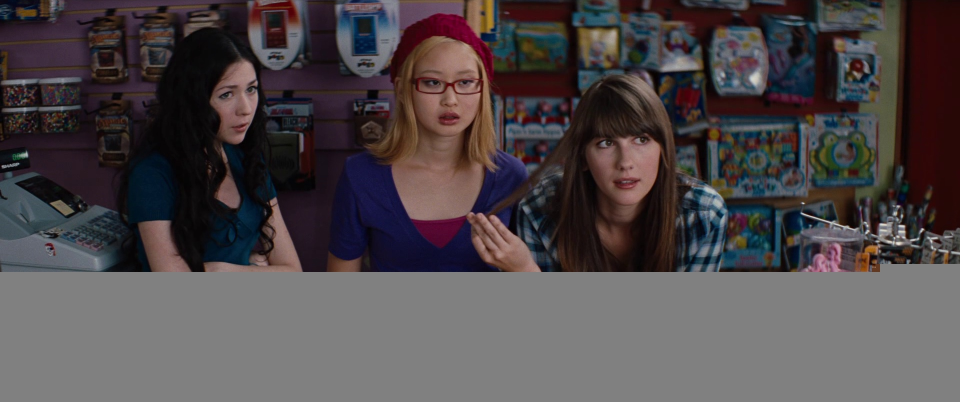
#> input picture playground/data/finetune/images/vcr1images/lsmdc_3015_CHARLIE_ST_CLOUD/3015_CHARLIE_ST_CLOUD_00.23.57.935-00.24.00.783@0.jpg, 1920 x 804 px (shown at 1/2 size)
$ python -i conversation_generator.py   (imports and definitions only)
#> lines starting #> are read from the running program, lines starting #| are printed output that depends on the picture
# =================================================================================================
# File: vis_zephyr/model/vip_processor/conversation_generator.py
# Description: Blends visual prompts onto images based on specified shapes and configurations.
# =================================================================================================
import random
from PIL import Image, ImageDraw
from shapely.ops import unary_union
from shapely.geometry import Polygon

from .configuration import visual_prompt_config, visual_prompt_config_test, color_pool, words_shape
from .shape_draw import draw_rectangle, draw_ellipse, draw_triangle, draw_point, draw_scribble, draw_mask_contour, draw_mask, draw_arrow

def image_blending(
        image, shape = "rectangle",
        bbox_coor = None, segmentation = None,
        image_size_anchor = 336, rgb_color = None,
        vip_style = None, alpha = None, width = None
    ):
    """
    Blends the visual prompt shape onto the image.
    """
    #Image -> RGB
    image = image.convert("RGB")
    img_w, img_h   = image.size
    max_image_size = max(img_w, img_h)

    #Blank RGBA Image
    vip_img    = Image.new("RGBA", (img_w, img_h), (0, 0, 0, 0))
    vip_canvas = ImageDraw.Draw(vip_img)

    #Transparency: alpha blending value
    if alpha is None:
        alpha = random.randint(96, 255) if shape != "mask" else random.randint(48, 128)
    color_alpha = rgb_color + (alpha,)

    if segmentation is not None:
        try:
            polygons = []
            for segmentation_coord in segmentation:
                mask_polygon = Polygon([(segmentation_coord[i], segmentation_coord[i+1]) for i in range(0, len(segmentation_coord), 2)])
                polygons.append(mask_polygon)
            mask_polygon = random.choice(polygons)
            try:
                all_polygons_union = unary_union(polygons)
            except:
                all_polygons_union = None
                # print('Error in all_polygons_union')
        except:
            mask_polygon = None
            # print('Error in Polygon Generation')
    else:
        all_polygons_union = mask_polygon = None

    #DRAW shape on canvas
    if shape == "rectangle":
        line_width = max(int(3 * max_image_size / image_size_anchor), 1) if vip_style == "constant" else max(random.randint( int(2 *max_image_size/image_size_anchor), int(8 * max_image_size/image_size_anchor)), 1)
        line_width = max(int(width * max_image_size / image_size_anchor), 1) if width != None else line_width
        draw_rectangle(
            to_draw       = vip_canvas,
            bbox_coor     = bbox_coor,
            outline_color = color_alpha,
            line_width    = line_width,
        )
    elif shape == "ellipse":
        line_width =  max(random.randint( int(2 *max_image_size/image_size_anchor), int(8 * max_image_size/image_size_anchor)), 1)
        line_width =  max( int(width *max_image_size/image_size_anchor), 1) if width != None else line_width
        size_ratio = random.uniform(1, 1.5)
        draw_ellipse(
            to_draw       = vip_canvas,
            bbox_coor     = bbox_coor,
            mask_polygon  = all_polygons_union,
            outline_color = color_alpha,
            line_width    = line_width,
            size_ratio    = size_ratio
        )
    elif shape == "arrow":
        line_width = max(random.randint(int(1 * max_image_size / image_size_anchor), int(6 * max_image_size / image_size_anchor)), 1)
        line_width = max(int(width *max_image_size/image_size_anchor), 1) if width != None else line_width
        max_arrow_length = max( int(50 * max_image_size/image_size_anchor), 1)
        draw_arrow(
            to_draw = vip_canvas,
            bbox_coor = bbox_coor,
            outline_color = color_alpha,
            line_width = line_width,
            max_arrow_length = max_arrow_length,
            max_image_size = max_image_size,
            image_size_anchor = image_size_anchor
        )
    elif shape == "triangle":
        line_width =  max(random.randint(int(2 *  max_image_size/image_size_anchor), int(8 * max_image_size/image_size_anchor)), 1)
        line_width =  max( int(width *max_image_size/image_size_anchor), 1) if width != None else line_width
        draw_triangle(
            to_draw       = vip_canvas,
            bbox_coor     = bbox_coor,
            mask_polygon  = all_polygons_union,
            outline_color = color_alpha,
            line_width    = line_width
        )
    elif shape == "point":
        radius = max( int(8 * max_image_size/image_size_anchor), 1) if vip_style == 'constant' else  max(random.randint(int(5 * max_image_size/image_size_anchor),  int(20 *max_image_size/image_size_anchor)), 1)
        aspect_ratio = 1 if random.random() < 0.5 or  vip_style == 'constant' else random.uniform(0.5, 2.0)
        draw_point(
            to_draw       = vip_canvas,
            bbox_coor     = bbox_coor,
            mask_polygon  = all_polygons_union,
            outline_color = color_alpha,
            radius        = radius,
            aspect_ratio  = aspect_ratio
        )
    elif shape == "scribble":
        line_width = max(random.randint(int(2 * max_image_size/image_size_anchor), int(12 * max_image_size/image_size_anchor)), 1)
        line_width = max( int(width *max_image_size/image_size_anchor), 1) if width != None else line_width
        draw_scribble(
            to_draw       = vip_canvas,
            bbox_coor     = bbox_coor,
            mask_polygon  = all_polygons_union,
            outline_color = color_alpha,
            line_width    = line_width,
            max_image_size = max_image_size,
            image_size_anchor = image_size_anchor
        )
    elif shape == "mask contour":
        line_width = max(random.randint( int(1 *max_image_size/image_size_anchor), int(2 * max_image_size/image_size_anchor)), 1)
        line_width = max( int(width *max_image_size/image_size_anchor), 1) if width != None else line_width
        draw_mask_contour(
            to_draw    = vip_canvas,
            bbox_coor  = bbox_coor,
            segmentation_coor = segmentation,
            color      = color_alpha,
            width      = line_width,
        )
    elif shape == "mask":
        line_width = random.randint( int(0 *max_image_size/image_size_anchor), int(2 * max_image_size/image_size_anchor))
        line_width = max(int(width *max_image_size/image_size_anchor), 1) if width != None else line_width
        draw_mask(
            to_draw   = vip_canvas,
            bbox_coor = bbox_coor,
            segmentation_coor = segmentation,
            color     = color_alpha,
            width     = line_width
        )

    image = image.convert("RGBA")
    #Blend the visual prompt image with the original image
    image = Image.alpha_composite(image, vip_img)
    image = image.convert("RGB")

    return image

>>> import cv2
>>> picture = cv2.imread('../../../playground/data/finetune/images/vcr1images/lsmdc_3015_CHARLIE_ST_CLOUD/3015_CHARLIE_ST_CLOUD_00.23.57.935-00.24.00.783@0.jpg', cv2.IMREAD_GRAYSCALE)
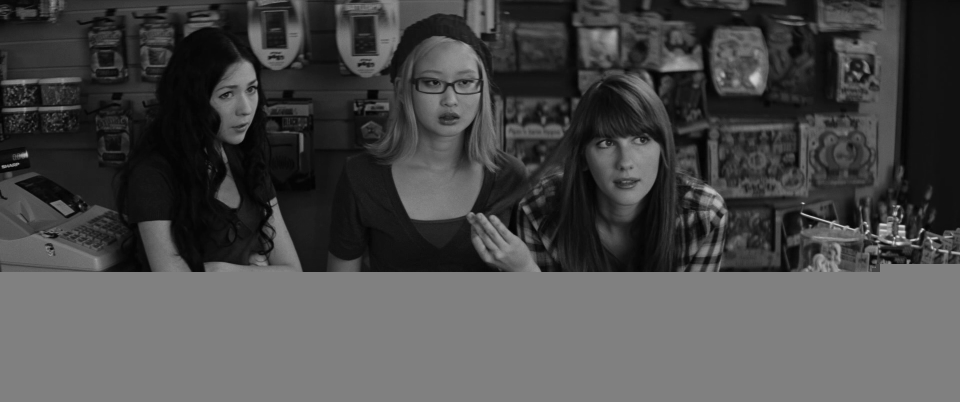
#> picture: shape (804, 1920) (shown at 1/2 size); min 0, max 230, mean 74.4
>>> result = image_blending(picture)
#> (the run stopped early here; a loop or call above may not have finished)
